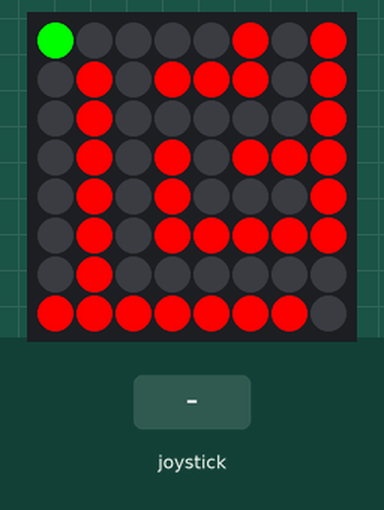
This program was run on a simulated Raspberry Pi (BCM pin numbers) with a Sense HAT. Shown: the Sense HAT's 8×8 RGB LED matrix. Inputs (shaded band) come from the test bench. Random numbers come from a fixed seed; what the program prints to the terminal is not drawn.

Above: at 1.2 s.
1.3 s: joystick pushed down
At 2.1 s:
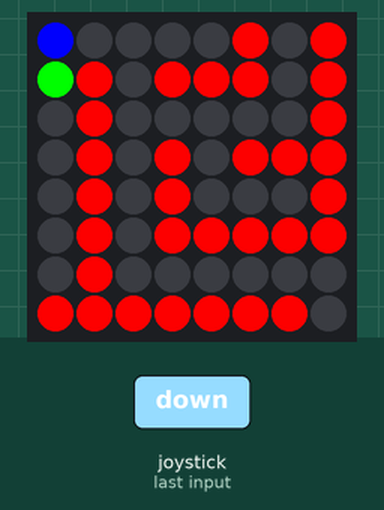
3.0 s: joystick pushed up
At 4.2 s:
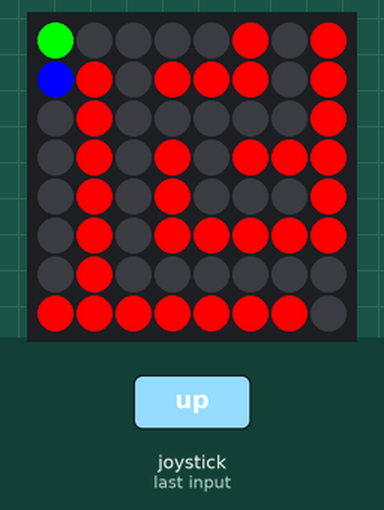
Timing chart, 0 to 6.0 s (numbered marks = the images above; inputs shaded):
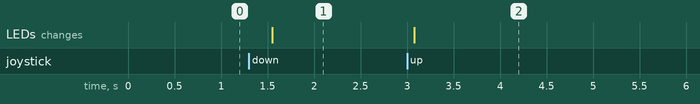

Measured:
- after the input at 1.3 s, the LEDs: change after 0.25 s (image 1)
- after the input at 3.0 s, the LEDs: change after 0.08 s (image 2)

The program:

joystick.py
```python
from sense_hat import SenseHat
import maze
import time
sense = SenseHat()
coordinate = [0,0]
sense.clear()

def draw(mesh, color):
    for y in range(0, 8):
        for x in range(0, 8):
            if mesh[x][y] == 1:
                sense.set_pixel(x, y, 255, 0, 0) ## barvo bo treba dodat

def move(position, table, x, y):
    x1 = position[0]
    y1 = position[1]
    x = x + x1
    y = y +y1
    if table[x][y]:
        return position
    elif x<0 or x>7 or y<0 or y>7:
        return position
    else:
        position = [x, y]
        return position

def drawPath(path, color):
    for pos in path:
        sense.set_pixel(pos[0], pos[1], 0, 0, 255) # teba dodat barvo

def main():
    table =  maze.generate_maze(8,8)
    coordinate = [0,0]
    path = []
    path.append(coordinate)
    drawPath(path, "blue")
    while coordinate != [7,7]:
        for event in sense.stick.get_events():
    # Check if the joystick was pressed
            if event.action == "pressed":
                if event.direction == "up":
                    y = -1      # Up arrow
                    x = 0
                elif event.direction == "down":
                    y = 1      # Down arrow
                    x = 0
                elif event.direction == "left":
                    x = -1      # Left arrow
                    y = 0
                elif event.direction == "right":
                    x = 1      # Right arrow
                    y = 0
                elif event.direction == "middle":
                    x = 0
                    y = 0
                    break
                coordinate = move(coordinate, table, x, y)
        draw(table , "red")
        path.append(coordinate)
        drawPath(path, "blue")
        sense.set_pixel(coordinate[0], coordinate[1], 0, 255, 0) # teba dodat barvo
        time.sleep(0.3)

while True:
    main()
    sense.clear()
```

maze.py
```python
import random

def generate_maze(width, height):
    # Initialize the maze with walls (1)
    maze = [[1 for _ in range(width)] for _ in range(height)]
    visited = [[False for _ in range(width)] for _ in range(height)]
    walls = []

    # Starting point at (0, 0)
    start_x, start_y = 0, 0
    maze[start_y][start_x] = 0  # Mark the starting cell as a path
    visited[start_y][start_x] = True

    # Add the neighboring walls of the starting cell to the wall list
    walls.extend(get_walls(start_x, start_y, width, height, visited))

    while walls:
        # Pick a random wall from the list
        wx, wy, nx, ny = random.choice(walls)
        walls.remove((wx, wy, nx, ny))

        if not visited[ny][nx]:
            # Break the wall and mark the new cell as a path
            maze[wy][wx] = 0
            maze[ny][nx] = 0
            visited[ny][nx] = True

            # Add the neighboring walls of the cell to the wall list
            walls.extend(get_walls(nx, ny, width, height, visited))

    # Ensure the ending point at (7, 7) is a path
    maze[height - 1][width - 1] = 0

    # Optionally, connect the end point if it's isolated
    connect_end_point(maze, width, height)

    maze[7][-2] = 0
    return maze

def get_walls(x, y, width, height, visited):
    walls = []
    # Possible movements: up, down, left, right (in steps of 2)
    directions = [(-2, 0), (2, 0), (0, -2), (0, 2)]
    for dx, dy in directions:
        nx, ny = x + dx, y + dy
        # Wall coordinates are between the current cell and the neighbor
        wx, wy = x + dx // 2, y + dy // 2

        if (0 <= nx < width) and (0 <= ny < height) and not visited[ny][nx]:
            walls.append((wx, wy, nx, ny))
    return walls

def connect_end_point(maze, width, height):
    x, y = width - 1, height - 1
    neighbors = [(-1, 0), (1, 0), (0, -1), (0, 1)]
    random.shuffle(neighbors)
    for dx, dy in neighbors:
        nx, ny = x + dx, y + dy
        if 0 <= nx < width and 0 <= ny < height:
            if maze[ny][nx] == 0:
                # Break the wall between (x, y) and (nx, ny)
                maze[(y + ny) // 2][(x + nx) // 2] = 0
                return

# Generate an 8x8 maze
maze = generate_maze(8, 8)

# Print the maze as a list of lists
for row in maze:
    print(row)
```
